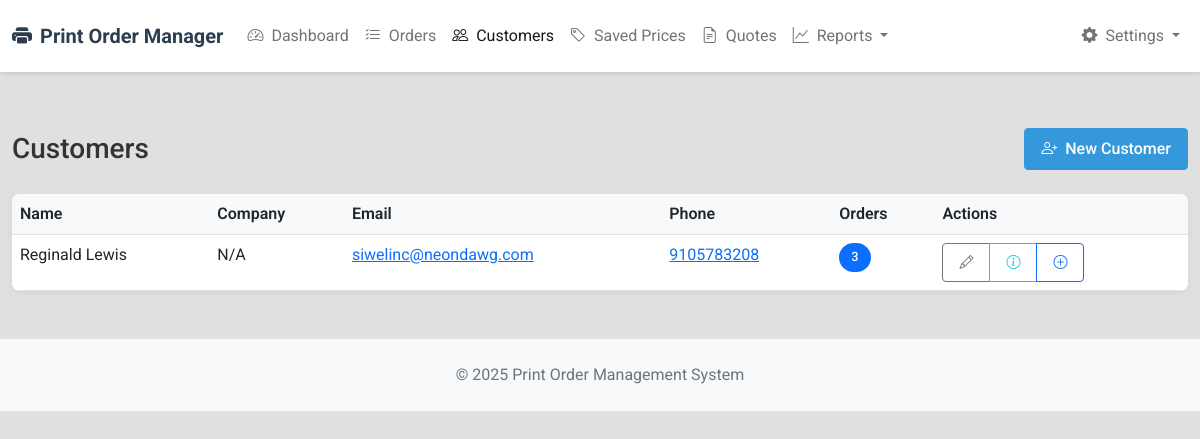
The page /customers on the database as committed earlier.
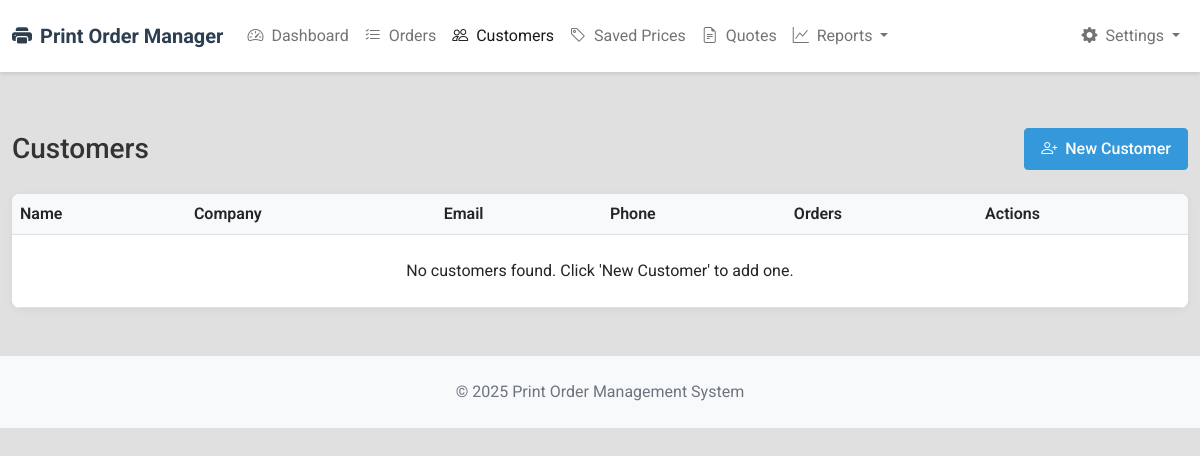
The same page on the database as committed later.
### models.py (models this page shows, shortened)
class Customer(db.Model):
    id = db.Column(db.Integer, primary_key=True)
    name = db.Column(db.String(100), nullable=False)
    email = db.Column(db.String(120), nullable=False)
    phone = db.Column(db.String(20))
    company = db.Column(db.String(100))
    address = db.Column(db.Text)
    notes = db.Column(db.Text)
    created_at = db.Column(db.DateTime, default=datetime.utcnow)
    orders = db.relationship('Order', backref='customer', lazy=True)

### routes.py (the view)
@app.route('/customers')
@login_required
def customers_index():
    customers = Customer.query.order_by(Customer.name).all()
    return render_template('customers/index.html', customers=customers)

### routes.py (called while the page is built, shortened)
def login_required(f):
    @functools.wraps(f)
    def decorated_function(*args, **kwargs):
        return f(*args, **kwargs)
    return decorated_function

@app.before_request
def get_default_user():
    g.user = User.query.filter_by(role='admin').first()

### templates/customers/index.html (shortened to what this page needs)
{% extends "layout.html" %}
{% block page_header %}
<div class="d-flex justify-content-between align-items-center mb-4">
    <h1 class="h3 mb-0">Customers</h1>
    <a href="{{ url_for('customers_create') }}" class="btn btn-primary">
        <i class="bi bi-person-plus me-1"></i> New Customer
    </a>
</div>
{% endblock %}
{% block content %}
<div class="card">
    <div class="card-body p-0">
        <div class="table-responsive">
            <table class="table mb-0">
                <thead>
                    <tr>
                        <th>Name</th>
                        <th>Company</th>
                        <th>Email</th>
                        <th>Phone</th>
                        <th>Orders</th>
                        <th>Actions</th>
                    </tr>
                </thead>
                <tbody>
                    {% if customers %}
                        {% for customer in customers %}
                        <tr>
                            <td>{{ customer.name }}</td>
                            <td>{{ customer.company or 'N/A' }}</td>
                            <td>
                                <a href="mailto:{{ customer.email }}">{{ customer.email }}</a>
                            </td>
                            <td>
                                {% if customer.phone %}
                                    <a href="tel:{{ customer.phone }}">{{ customer.phone }}</a>
                                {% else %}
                                    <span class="text-muted">N/A</span>
                                {% endif %}
                            </td>
                            <td>
                                <span class="badge bg-primary">{{ customer.orders|length }}</span>
                            </td>
                            <td>
                                <div class="btn-group btn-group-sm">
                                    <a href="{{ url_for('customers_edit', id=customer.id) }}" class="btn btn-outline-secondary">
                                        <i class="bi bi-pencil"></i>
                                    </a>
                                    <button type="button" class="btn btn-outline-info" data-bs-toggle="modal" data-bs-target="#customerDetailsModal{{ customer.id }}">
                                        <i class="bi bi-info-circle"></i>
                                    </button>
                                    <a href="{{ url_for('orders_create') }}?customer_id={{ customer.id }}" class="btn btn-outline-primary">
                                        <i class="bi bi-plus-circle"></i>
                                    </a>
                                </div>
                            </td>
                        </tr>
                        {% endfor %}
                    {% else %}
                        <tr>
                            <td colspan="6" class="text-center py-4">No customers found. Click 'New Customer' to add one.</td>
                        </tr>
                    {% endif %}
                </tbody>
            </table>
        </div>
    </div>
</div>
{% endblock %}

Rows that differ between the two databases and show on the page:
removed Customer: name "Reginald Lewis", company "N/A", email "siwelinc@neondawg.com", phone "9105783208", orders|length "3"
Other text that changed with them:
text now shown: "No customers found. Click 'New Customer' to add one."
